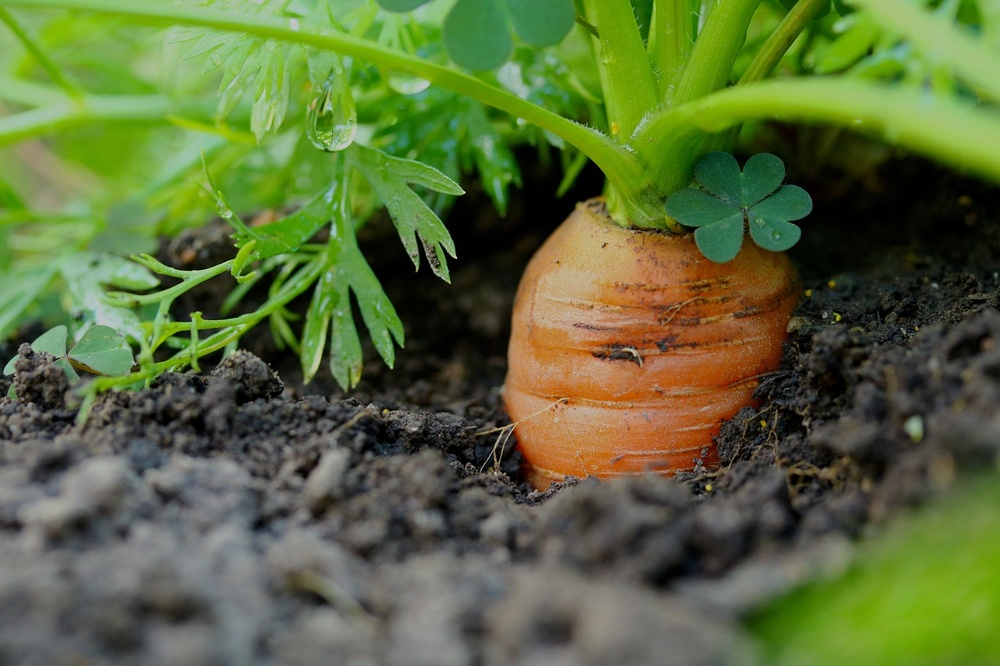
#> input picture OpenCV_Basic/carrot.jpg, 1000 x 666 px, shrunk from 1280 x 853 before the run
$ python '05_파일저장.py'
#> lines starting #> are read from the running program, lines starting #| are printed output that depends on the picture
import cv2
##이미지 저장
img = cv2.imread('carrot.jpg', cv2.IMREAD_GRAYSCALE) # 흑백으로 이미지 불러오기
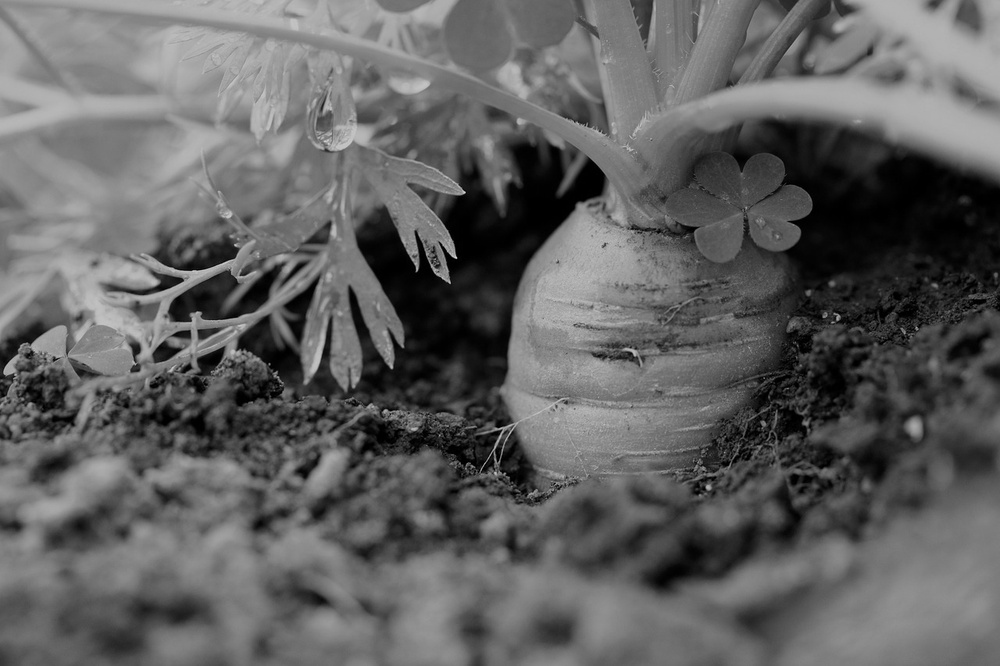
#> img: shape (666, 1000); min 0, max 220, mean 96.7
cv2.imshow('carrot', img)
cv2.waitKey(0)
cv2.destroyAllWindows()

result_jpg = cv2.imwrite('img_save.jpg', img) #jpg 형태로 저장
result_png = cv2.imwrite('img_save.png', img) #png 형태로 저장

print(result_jpg)
#| True
print(result_png)
#| True

##동영상 저장
cap = cv2.VideoCapture('cat.mp4')

# 코덱 정의
fourcc = cv2.VideoWriter_fourcc(*'DIVX')

# 프레임 크기, FPS
width = round(cap.get(cv2.CAP_PROP_FRAME_WIDTH))
height = round(cap.get(cv2.CAP_PROP_FRAME_HEIGHT))
fps = cap.get(cv2.CAP_PROP_FPS) * 2  # 영상 재생 속도가 2배

out = cv2.VideoWriter('output.avi', fourcc, fps, (width, height)) # 저장 파일명, 코덱, FPS, 크기 (width, height)

while cap.isOpened():
    ret, frame = cap.read()
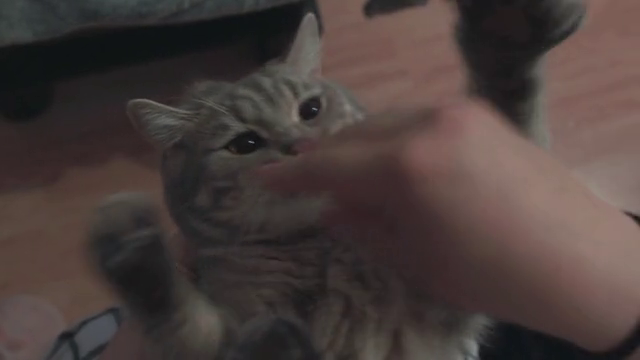
#> input picture frame 31 of OpenCV_Basic/cat.mp4, 640 x 360 px
#> frame is the input picture: shape (360, 640, 3); mean B, G, R 58.8, 61.4, 73.1

    if not ret:
        break

    out.write(frame)  # 영상 데이터만 저장 (소리 X)
    cv2.imshow('video', frame)
    if cv2.waitKey(1) == ord('q'):
#> (key q is pressed here)
        break

out.release()  # 자원 해제
cap.release()
cv2.destroyAllWindows()
